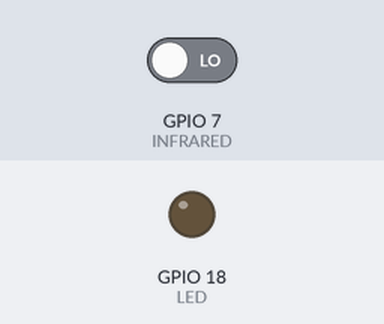
Recording of a program running on a simulated Raspberry Pi (BCM pin numbers). On the bench: output pins drawn as LEDs (lit = HIGH). Inputs (shaded band) come from the test bench; at power-on: GPIO 7 (INFRARED) LOW.

Above: at 1.2 s.
1.3 s: GPIO 7 (INFRARED) driven HIGH
At 1.9 s:
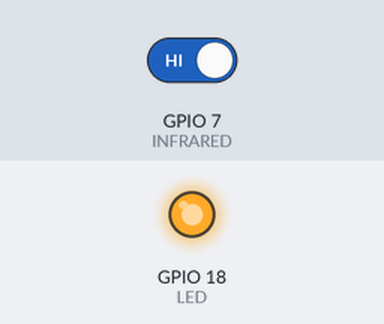
2.8 s: GPIO 7 (INFRARED) driven LOW
At 4.2 s:
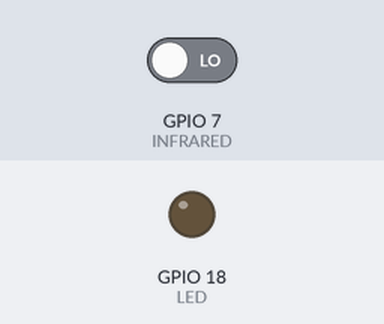
Timing chart, 0 to 5.8 s (numbered marks = the images above; inputs shaded):
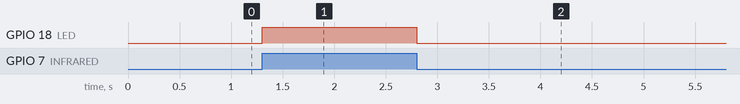

Measured:
- after the input at 1.3 s, GPIO 18 (LED): LOW → HIGH at once
- after the input at 2.8 s, GPIO 18 (LED): HIGH → LOW at once

The program:

10.INFRARED_LED.py
```python
import RPi.GPIO as GPIO

INFRARED = 7    # BCM. 7(wPi. 11, Physical. 26)
LED = 18        # BCM. 10(wPi. 12, Physical. 19)

GPIO.setmode(GPIO.BCM)
GPIO.setup(INFRARED, GPIO.IN)   # 적외선 센서는 '감지' 센서이므로 INPUT으로 한다.
GPIO.setup(LED, GPIO.OUT)

try :
    while True :
        if GPIO.input(INFRARED) == 1 :  # 적외선 센서가 '감지' 했을 때
            GPIO.output(LED, True)
        else :                          # 적외선 센서에 아무것도 감지되지 않을 때
            GPIO.output(LED, False)

except :            # Ctrl - C로 종료시
    GPIO.cleanup()
    print("end")
```
